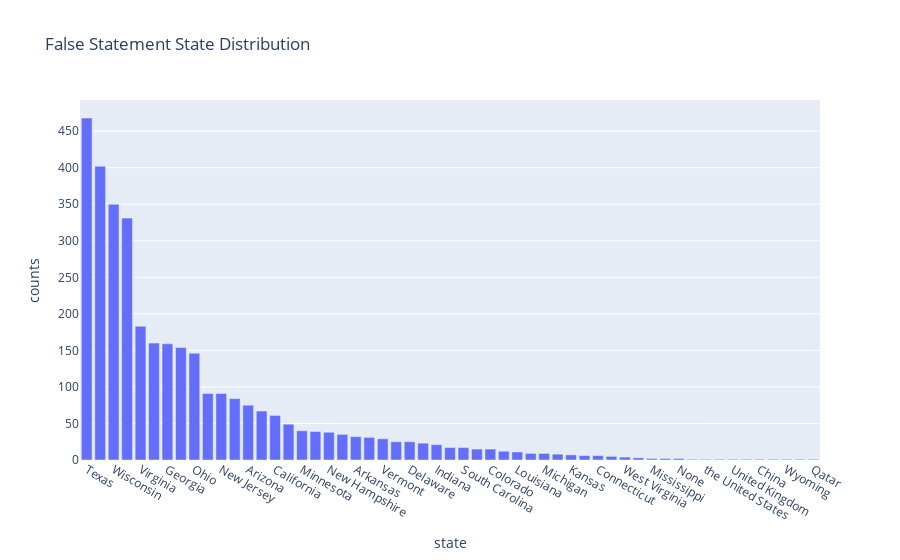

This figure's notebook cell:
### Code cell
state_false_counts = false_ex.state_info.value_counts()
px.bar(state_false_counts, x=state_false_counts.index, y=state_false_counts.values, labels={"index": "state", "y": "counts"}, title="False Statement State Distribution")

### Figure 1 — Plotly figure (JSON) as saved in the notebook; plotly's stock layout.template omitted (floating-point values rounded to 4 significant figures)
{"data": [{"alignmentgroup": "True", "hovertemplate": "state=%{x}<br>counts=%{y}<extra></extra>", "legendgroup": "", "marker": {"color": "#636efa"}, "name": "", "offsetgroup": "", "orientation": "v", "showlegend": false, "textposition": "auto", "type": "bar", "x": ["Texas", "Florida", "Wisconsin", "New York", "Virginia", "Illinois", "Georgia", "Rhode Island", "Ohio", "Oregon", "New Jersey", "Massachusetts", "Arizona", "Washington D.C.", "California", "Pennsylvania", "Minnesota", "Tennessee", "New Hampshire", "Alaska", "Arkansas", "Kentucky", "Vermont", "Nevada", "Delaware", "Maryland", "Indiana", "North Carolina", "South Carolina", "Missouri", "Colorado", "Iowa", "Louisiana", "New Mexico", "Michigan", "Alabama", "Kansas", "Utah", "Connecticut", "Oklahoma", "West Virginia", "Washington", "Mississippi", "Idaho", "None", "South Dakota", "the United States", "Montana", "United Kingdom", "Maine", "China", "Nebraska", "Wyoming", "Russia", "Qatar"], "xaxis": "x", "y": [468, 402, 350, 331, 183, 160, 159, 154, 146, 91, 91, 84, 75, 67, 61, 49, 40, 39, 38, 35, 32, 31, 29, 25, 25, 23, 21, 17, 17, 15, 15, 12, 11, 9, 9, 8, 7, 6, 6, 5, 4, 3, 2, 2, 2, 1, 1, 1, 1, 1, 1, 1, 1, 1, 1], "yaxis": "y"}], "layout": {"barmode": "relative", "legend": {"tracegroupgap": 0}, "title": {"text": "False Statement State Distribution"}, "xaxis": {"anchor": "y", "domain": [0, 1], "title": {"text": "state"}}, "yaxis": {"anchor": "x", "domain": [0, 1], "title": {"text": "counts"}}}}
